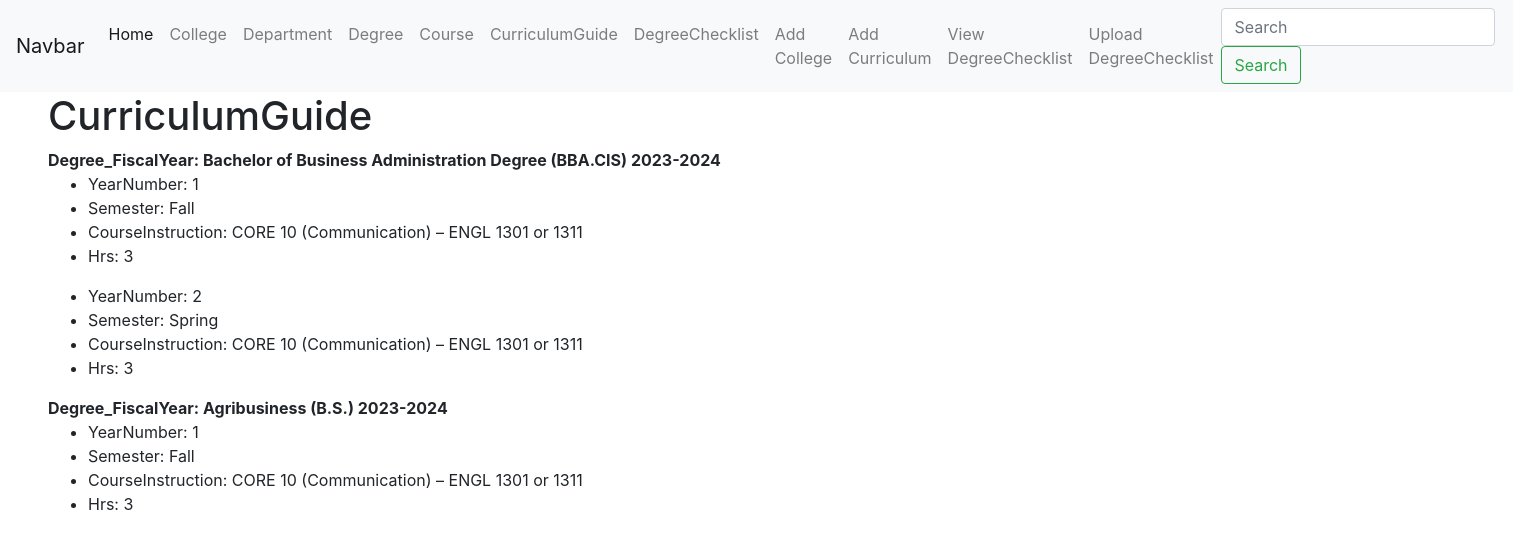
The app's page /curriculumguide with its own data.
### degree_checklist/models.py (models this page shows)
class CurriculumGuide(models.Model):
    DegreeID = models.ForeignKey(Degree, on_delete=models.CASCADE)
    FiscalYear = models.CharField(max_length=20)
    RowID = models.IntegerField()
    YearNumber = models.IntegerField()
    Semester = models.CharField(max_length=20)
    CourseInstruction = models.CharField(max_length=500)
    Hrs = models.IntegerField()
    class Meta:
        unique_together = (('DegreeID', 'FiscalYear','RowID'),)

class Degree(models.Model):
    DegreeID = models.CharField(max_length=50, primary_key=True)
    DegreeName = models.CharField(max_length=200)
    DepartmentID = models.ForeignKey(Department, on_delete=models.CASCADE)

### degree_checklist/views.py (the view)
# urls.py: path('curriculumguide', views.all_curriculum_guide, name="curriculum-guide"),
def all_curriculum_guide(request):
    curriculum_guide = CurriculumGuide.objects.all().order_by('DegreeID','FiscalYear','RowID')
    return render(request, 'curriculum_guide.html',
    {
        'curriculum_guide' : curriculum_guide,
        "title": "CurriculumGuide"
        }
    )

### degree_checklist/templates/curriculum_guide.html
{% extends "base.html" %}
{% block content %}
    <h1>{{ title }}</h1>
    {% for curriculum in curriculum_guide %}
        {% if curriculum.RowID == 1 %}
            <strong>Degree_FiscalYear: {{curriculum.DegreeID.DegreeName}} {{curriculum.FiscalYear}}</strong>
        {% endif %}
        <ul>
             <li>YearNumber: {{ curriculum.YearNumber }} </li>
             <li>Semester: {{curriculum.Semester }} </li>
             <li>CourseInstruction:  {{curriculum.CourseInstruction }} </li>
             <li>Hrs: {{curriculum.Hrs }} </li>
        </ul>
    {% endfor %}
{% endblock %}

### records on screen
CurriculumGuide: DegreeID.DegreeName "Bachelor of Business Administration Degree (BBA.CIS)", FiscalYear "2023-2024", YearNumber "1", Semester "Fall", CourseInstruction "CORE 10 (Communication) – ENGL 1301 or 1311", Hrs "3"
CurriculumGuide: YearNumber "2", Semester "Spring", CourseInstruction "CORE 10 (Communication) – ENGL 1301 or 1311", Hrs "3"
CurriculumGuide: DegreeID.DegreeName "Agribusiness (B.S.)", FiscalYear "2023-2024", YearNumber "1", Semester "Fall", CourseInstruction "CORE 10 (Communication) – ENGL 1301 or 1311", Hrs "3"

### other values on screen
{{ title }} "CurriculumGuide"
